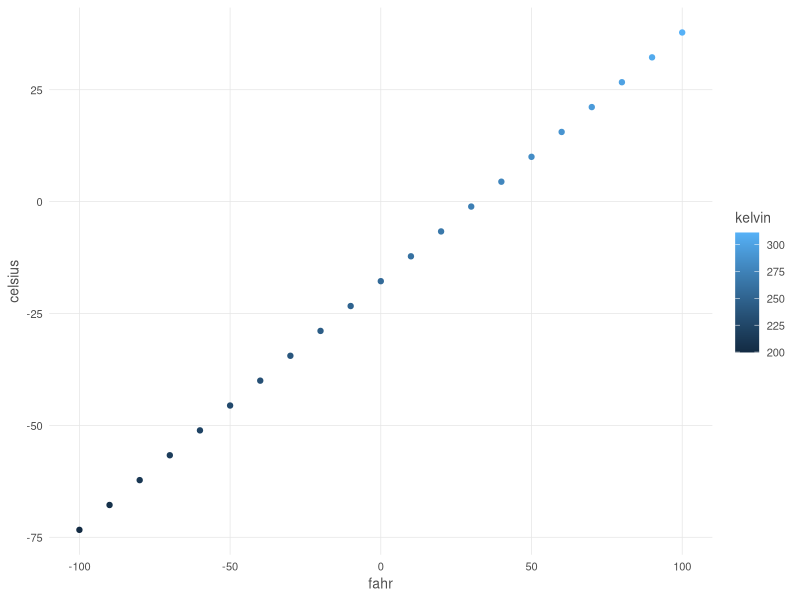

R code for this plot:
## ---- chunk 1
knitr::opts_chunk$set(echo = TRUE)
## ---- chunk 2
airtemps <- c(212, 30.3, 78,32)
celsius1 <- (airtemps[[1]]-32)*5/9
celsius2 <- (airtemps[[2]]-32)*5/9
celsius3 <- (airtemps[[3]]-32)*5/9
celsius4 <- (airtemps[[4]]-32)*5/9
## ---- chunk 3
fahr_to_celsius <- function(fahr) {
  celsius <- (fahr-32)*5/9
  return(celsius)
}
## ---- chunk 4
celsius4 <- fahr_to_celsius(airtemps[[1]])

celsius <- fahr_to_celsius(airtemps)
celsius
## ---- chunk 5
celsius_to_fahr <- function(cels) {
  fahr <- cels*9/5+32
  return(fahr)
}
## ---- chunk 6
fahr1 <- celsius_to_fahr(airtemps)
## ---- chunk 7
convert_temps <- function(fahr) {
  celsius <- fahr_to_celsius(fahr)
  kelvin <- celsius + 273.15
  return(list(fahr=fahr, celsius=celsius, kelvin=kelvin))
}

convert_temps(32)

temps_df <- data.frame(convert_temps(seq(-100, 100, 10)))
## ---- chunk 8
custom_theme <- function(base_size = 9) {
    ggplot2::theme(
      axis.ticks       = ggplot2::element_blank(),
      text             = ggplot2::element_text(family = 'Helvetica', color = 'gray30', size = base_size),
      plot.title       = ggplot2::element_text(size = ggplot2::rel(1.25), hjust = 0.5, face = 'bold'),
      panel.background = ggplot2::element_blank(),
      legend.position  = 'right',
      panel.border     = ggplot2::element_blank(),
      panel.grid.minor = ggplot2::element_blank(),
      panel.grid.major = ggplot2::element_line(colour = 'grey90', size = .25),
      legend.key       = ggplot2::element_rect(colour = NA, fill = NA),
      axis.line        = ggplot2::element_blank()
      )
}

library(ggplot2)

ggplot(temps_df, mapping = aes(x = fahr, y = celsius, color = kelvin)) +
  geom_point() +
  custom_theme(10)
